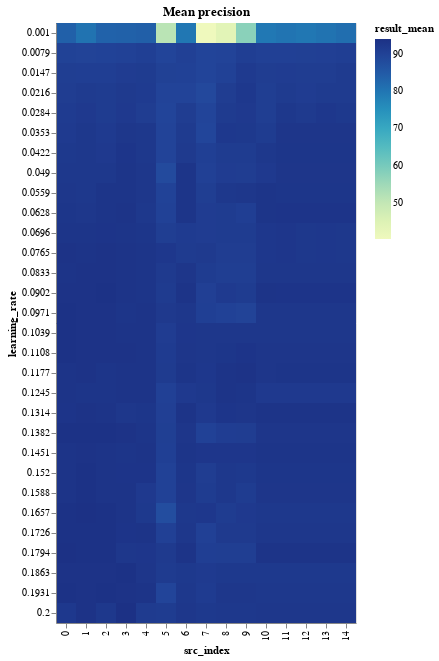

Notebook cell for this chart:
### Code cell
learning_rate_results_encoding = {
    "x": "src_index:O",
    "y": "learning_rate:O",
    "color": "result_mean:Q",
}
learning_rate_results_tooltip = [
    "result_mean",
    "result_std",
    "neurons",
    "layers",
    "epochs",
    "learning_rate",
    "src_index",
]
LEARNING_RATE_BINS = np.array_split(
    LEARNING_RATE_RANGE, LEARNING_RATE_RANGE.max() // LEARNING_RATE_BIN_SIZE + 1
)


def binified_learning_rate_heatmap(title, lr_df):
    return binified_heatmap(
        title,
        lr_df,
        "learning_rate",
        LEARNING_RATE_BINS,
        learning_rate_results_tooltip,
        **learning_rate_results_encoding
    )


binified_learning_rate_heatmap("Mean precision", learning_rate_results_df)

### Figure 1 — Vega-Lite specification as saved in the notebook (floating-point values rounded to 4 significant figures; data arrays with more than 128 entries replaced by an {"elided": "..."} marker saying what was removed)
{"config": {"view": {"continuousWidth": 400, "continuousHeight": 300}}, "hconcat": [{"mark": "rect", "encoding": {"color": {"type": "quantitative", "field": "result_mean"}, "tooltip": [{"type": "quantitative", "field": "result_mean"}, {"type": "quantitative", "field": "result_std"}, {"type": "quantitative", "field": "neurons"}, {"type": "quantitative", "field": "layers"}, {"type": "quantitative", "field": "epochs"}, {"type": "quantitative", "field": "learning_rate"}, {"type": "quantitative", "field": "src_index"}], "x": {"type": "ordinal", "field": "src_index"}, "y": {"type": "ordinal", "field": "learning_rate"}}, "selection": {"selector009": {"type": "interval", "bind": "scales", "encodings": ["x", "y"]}}, "title": "Mean precision"}], "data": {"name": "data-9352ca8359dc4e1905e52e7176835780"}, "$schema": "https://vega.github.io/schema/vega-lite/v4.8.1.json", "datasets": {"data-9352ca8359dc4e1905e52e7176835780": {"elided": "450 records"}}}
